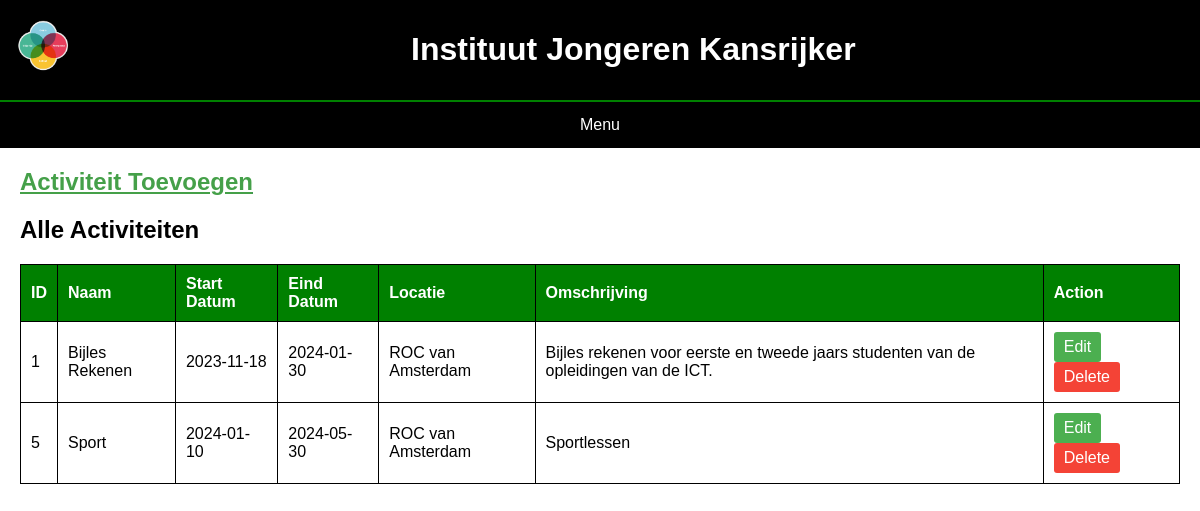
The app's page /Project/activiteiten/Overzicht_activiteiten.php (signed in) with its own data.
### tables this page shows
CREATE TABLE `activiteiten` (
  `activiteitID` int(11) NOT NULL,
  `activiteitNaam` varchar(255) NOT NULL,
  `activiteitStartDatum` date NOT NULL,
  `activiteitEindDatum` date NOT NULL,
  `activiteitLocatie` varchar(255) DEFAULT NULL,
  `activiteitOmschrijving` text DEFAULT NULL
);

### Project/db.php (called while the page is built, shortened)
<?php
class database {
    private $dbh;
    public function __construct() {
        $this->host = 'localhost';
        $this->username = 'root';
        $this->password = '';
        $this->database = 'school';
        $this->port = 3307;
        $dsn = "mysql:host=$this->host;port=$this->port;dbname=$this->database";
        try {
            $this->dbh = new PDO($dsn, $this->username, $this->password);
            $this->dbh->setAttribute(PDO::ATTR_ERRMODE, PDO::ERRMODE_EXCEPTION);
        } catch (PDOException $e) {
            die("Connection failed: " . $e->getMessage());
        }
    }
public function selectAllActiviteiten() {
    $stmt = $this->dbh->query('SELECT * FROM activiteiten');
    $rows = $stmt->fetchAll();
    return $rows;
}
}

### Project/activiteiten/Overzicht_activiteiten.php (the view, shortened to what this page needs)
<?php
include('../db.php');
$db = new database();
$activiteiten = $db->selectAllActiviteiten();
?>
<!DOCTYPE html>
<html lang="en">
<head>
    <link rel="stylesheet" href="activiteiten.css">
</head>
<body>
<header>
        <div class="header">
        <img class="Logo" src="../Logo.png" alt="">
        <a class="h1" href="../Dashboard.php"><h1>Instituut Jongeren Kansrijker</h1></a>
        </div>
        <div class="menu">
        <h3 class="dropbtn">Menu</h3>
        </div>
        </header>
        <div class="container">
        <a href="add_activiteit.php"><h2>Activiteit Toevoegen</h2></a>
        <h2>Alle Activiteiten</h2>
        <table>
            <thead>
                <tr>
                    <th>ID</th>
                    <th>Naam</th>
                    <th>Start Datum</th>
                    <th>Eind Datum</th>
                    <th>Locatie</th>
                    <th>Omschrijving</th>
                    <th>Action</th>
                </tr>
            </thead>
            <tbody>
                <?php foreach ($activiteiten as $activiteit) : ?>
                    <tr>
                        <td><?php echo $activiteit['activiteitID']; ?></td>
                        <td><?php echo $activiteit['activiteitNaam']; ?></td>
                        <td><?php echo $activiteit['activiteitStartDatum']; ?></td>
                        <td><?php echo $activiteit['activiteitEindDatum']; ?></td>
                        <td><?php echo $activiteit['activiteitLocatie']; ?></td>
                        <td><?php echo $activiteit['activiteitOmschrijving']; ?></td>
                        <td>
                            <a href="edit_activiteit.php?id=<?php echo $activiteit['activiteitID']; ?>">Edit</a>
                            <a href="delete_activiteit.php?action=delete&id=<?php echo $activiteit['activiteitID']; ?>" onclick="return confirm('Are you sure you want to delete this activity?')">Delete</a>
                        </td>
                    </tr>
                <?php endforeach; ?>
            </tbody>
        </table>
    </div>
     </body>
</html>

### Project/activiteiten/activiteiten.css (style rules this page uses)
* { box-sizing: border-box; }
body { margin: 0; font-family: Arial, Helvetica, sans-serif; }
header { overflow: hidden; background-color: black; color: #fff; }
.header { border-bottom: 2px solid green; text-align: center; padding: 10px; }
.header img { max-width: 70px; height: 70px; float: left; }
.menu { overflow: hidden; }
.menu .dropbtn { font-size: 16px; border: none; outline: none; color: #fff; padding: 14px 16px; background-color: inherit; font: inherit; margin: 0; }
.dropbtn, .content { text-align: center; }
.container { margin: 20px; }
table { width: 100%; border-collapse: collapse; margin-top: 20px; }
table, th, td { border: 1px solid black; }
th, td { padding: 10px; text-align: left; }
th { background-color: green; color: white; }
td a { display: inline-block; padding: 6px 10px; margin-right: 5px; text-decoration: none; background-color: #4CAF50; color: white; border-radius: 3px; }
td a:last-child { background-color: #f44336; }
a h2 { color: #45a049; text-decoration: underline; text-decoration-color: #45a049; }
.h1 { text-decoration: none; color: #fff; text-align: center; }

### records on screen
activiteiten: activiteitID "1", activiteitNaam "Bijles Rekenen", activiteitStartDatum "2023-11-18", activiteitEindDatum "2024-01-30", activiteitLocatie "ROC van Amsterdam", activiteitOmschrijving "Bijles rekenen voor eerste en tweede jaars studenten van de opleidingen van de ICT."
activiteiten: activiteitID "5", activiteitNaam "Sport", activiteitStartDatum "2024-01-10", activiteitEindDatum "2024-05-30", activiteitLocatie "ROC van Amsterdam", activiteitOmschrijving "Sportlessen"
